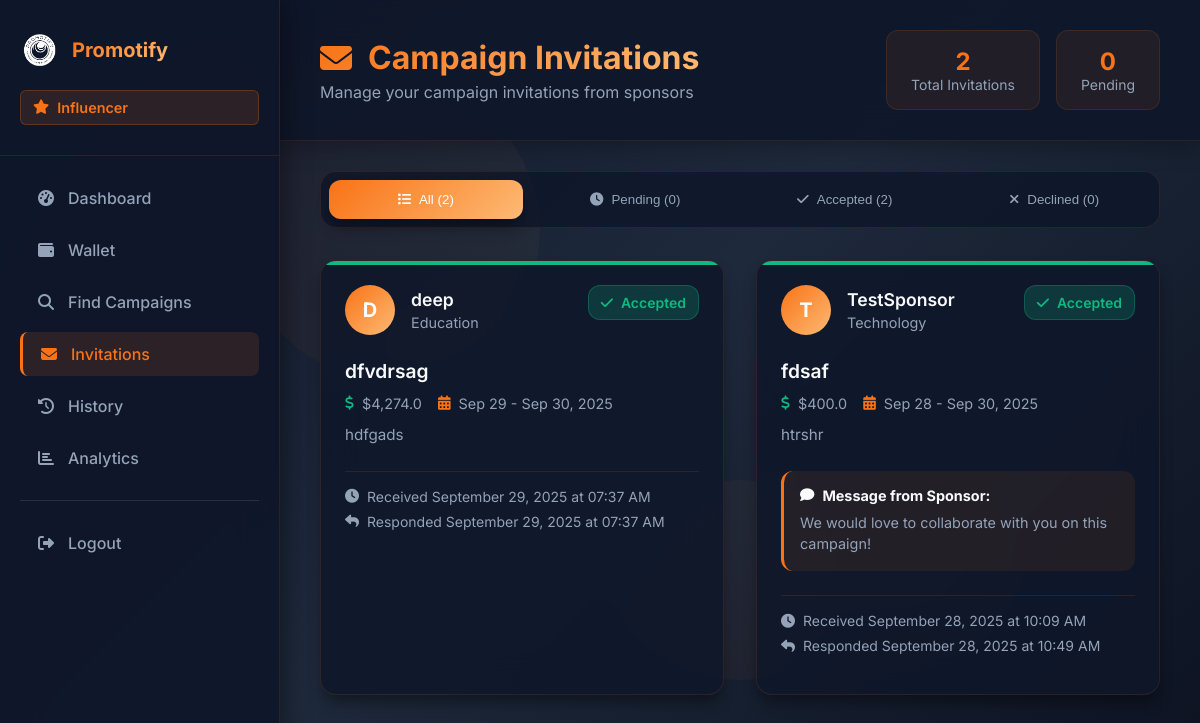
Screenshot of /iinvitations (signed in) with the database file from the repository.
### models.py (models this page shows, shortened)
class CampaignInvitation(db.Model):
    id = db.Column(db.Integer, primary_key=True)
    sponsor_id = db.Column(db.Integer, db.ForeignKey('sponsor.id', ondelete='CASCADE'), nullable=False)
    influencer_id = db.Column(db.Integer, db.ForeignKey('influencer.id', ondelete='CASCADE'), nullable=False)
    campaign_id = db.Column(db.Integer, db.ForeignKey('campaign.id', ondelete='CASCADE'), nullable=False)
    status = db.Column(db.String(20), default='pending')  # 'pending', 'accepted', 'declined'
    message = db.Column(db.Text, nullable=True)  # Optional invitation message from sponsor
    created_at = db.Column(db.DateTime, default=datetime.utcnow)
    responded_at = db.Column(db.DateTime, nullable=True)
    sponsor = db.relationship('Sponsor', backref=db.backref('invitations_sent', lazy=True))
    influencer = db.relationship('Influencer', backref=db.backref('invitations_received', lazy=True))
    campaign = db.relationship('Campaign', backref=db.backref('invitations', lazy=True))

class Sponsor(db.Model):
    id = db.Column(db.Integer, primary_key=True)
    username = db.Column(db.String(15), unique=True, nullable=False)
    email = db.Column(db.String(20), unique=True, nullable=False)
    password = db.Column(db.String(10), nullable=False)
    industry = db.Column(db.String(20), nullable=False)
    wallet_balance = db.Column(db.Float, default=0.0, nullable=False)
    date_joined = db.Column(db.DateTime, default=datetime.utcnow)

class Campaign(db.Model):
    id = db.Column(db.Integer, primary_key=True)
    sponsor_id = db.Column(db.Integer, db.ForeignKey('sponsor.id', ondelete='CASCADE'), nullable=False)
    name = db.Column(db.String(15), nullable=False)
    description = db.Column(db.Text, nullable=True)
    start_date = db.Column(db.Date, nullable=False)
    end_date = db.Column(db.Date, nullable=False)
    budget = db.Column(db.Float, nullable=False)
    status = db.Column(db.String(50))
    created_at = db.Column(db.DateTime, default=datetime.utcnow)
    sponsor = db.relationship('Sponsor', backref=db.backref('campaigns', lazy=True, cascade='all, delete-orphan'))
    influencers = db.relationship('Influencer', secondary='application',
                                  primaryjoin="and_(Campaign.id==Application.campaign_id, Application.status=='accepted')",
                                  backref=db.backref('accepted_campaigns', lazy='dynamic'))

### routes.py (the view)
    @app.route('/iinvitations')
    def influencer_invitations():
        if 'influencer_id' not in session:
            flash('You need to log in first.', 'error')
            return redirect(url_for('influ_log'))
        influencer_id = session['influencer_id']
        influencer = Influencer.query.get(influencer_id)
        invitations = CampaignInvitation.query.filter_by(
            influencer_id=influencer_id
        ).order_by(CampaignInvitation.created_at.desc()).all()
        pending_count = CampaignInvitation.query.filter_by(
            influencer_id=influencer_id,
            status='pending'
        ).count()
        return render_template('influ_invitations.html',
                               influencer=influencer,
                               invitations=invitations,
                               pending_count=pending_count)

### templates/influ_invitations.html (shortened to what this page needs)
<!DOCTYPE html>
<html lang="en">
<head>
    <link rel="stylesheet" href="{{ url_for('static', filename='css/iinvitations.css') }}">
    <link rel="stylesheet" href="https://cdnjs.cloudflare.com/ajax/libs/font-awesome/6.4.0/css/all.min.css">
</head>
<body>
    <div class="background">
        <div class="shape shape-1"></div>
        <div class="shape shape-2"></div>
        <div class="shape shape-3"></div>
    </div>
    <aside class="sidebar">
        <div class="sidebar-header">
            <div class="logo">
                <img src="{{ url_for('static', filename='images/promotify.png') }}" alt="Promotify">
                <span class="logo-text">Promotify</span>
            </div>
            <div class="influencer-badge">
                <i class="fas fa-star"></i>
                <span>Influencer</span>
            </div>
        </div>
        <nav class="sidebar-nav">
            <ul>
                <li class="nav-item">
                    <a href="{{ url_for('influ_dash') }}" class="nav-link">
                        <i class="fas fa-tachometer-alt"></i>
                        <span>Dashboard</span>
                    </a>
                </li>
                <li class="nav-item">
                    <a href="{{ url_for('influencer_wallet') }}" class="nav-link">
                        <i class="fas fa-wallet"></i>
                        <span>Wallet</span>
                    </a>
                </li>
                <li class="nav-item">
                    <a href="{{ url_for('ifind') }}" class="nav-link">
                        <i class="fas fa-search"></i>
                        <span>Find Campaigns</span>
                    </a>
                </li>
                <li class="nav-item active">
                    <a href="{{ url_for('influencer_invitations') }}" class="nav-link">
                        <i class="fas fa-envelope"></i>
                        <span>Invitations</span>
                    </a>
                </li>
                <li class="nav-item">
                    <a href="{{ url_for('influencer_history') }}" class="nav-link">
                        <i class="fas fa-history"></i>
                        <span>History</span>
                    </a>
                </li>
                <li class="nav-item">
                    <a href="{{ url_for('influ_stats') }}" class="nav-link">
                        <i class="fas fa-chart-bar"></i>
                        <span>Analytics</span>
                    </a>
                </li>
                <li class="nav-item logout">
                    <a href="{{ url_for('influ_logout') }}" class="nav-link">
                        <i class="fas fa-sign-out-alt"></i>
                        <span>Logout</span>
                    </a>
                </li>
            </ul>
        </nav>
    </aside>
    <main class="main-content">
        <header class="content-header">
            <div class="header-left">
                <h1><i class="fas fa-envelope"></i> Campaign Invitations</h1>
                <p class="header-subtitle">Manage your campaign invitations from sponsors</p>
            </div>
            <div class="header-stats">
                <div class="stat-card">
                    <div class="stat-number">{{ invitations|length }}</div>
                    <div class="stat-label">Total Invitations</div>
                </div>
                <div class="stat-card">
                    <div class="stat-number">{{ pending_count }}</div>
                    <div class="stat-label">Pending</div>
                </div>
            </div>
        </header>
        <div class="content">
            {% if invitations %}
                <div class="filter-tabs">
                    <button class="tab-btn active" onclick="filterInvitations('all')">
                        <i class="fas fa-list"></i> All ({{ invitations|length }})
                    </button>
                    <button class="tab-btn" onclick="filterInvitations('pending')">
                        <i class="fas fa-clock"></i> Pending ({{ invitations|selectattr('status', 'equalto', 'pending')|list|length }})
                    </button>
                    <button class="tab-btn" onclick="filterInvitations('accepted')">
                        <i class="fas fa-check"></i> Accepted ({{ invitations|selectattr('status', 'equalto', 'accepted')|list|length }})
                    </button>
                    <button class="tab-btn" onclick="filterInvitations('declined')">
                        <i class="fas fa-times"></i> Declined ({{ invitations|selectattr('status', 'equalto', 'declined')|list|length }})
                    </button>
                </div>
                <div class="invitations-grid">
                    {% for invitation in invitations %}
                    <div class="invitation-card {{ invitation.status }}" data-status="{{ invitation.status }}">
                        <div class="invitation-header">
                            <div class="sponsor-info">
                                <div class="sponsor-avatar">
                                    {{ invitation.sponsor.username[0].upper() }}
                                </div>
                                <div class="sponsor-details">
                                    <h3 class="sponsor-name">{{ invitation.sponsor.username }}</h3>
                                    <p class="sponsor-industry">{{ invitation.sponsor.industry }}</p>
                                </div>
                            </div>
                            <div class="invitation-status status-{{ invitation.status }}">
                                {% if invitation.status == 'pending' %}
                                    <i class="fas fa-clock"></i> Pending
                                {% elif invitation.status == 'accepted' %}
                                    <i class="fas fa-check"></i> Accepted
                                {% elif invitation.status == 'declined' %}
                                    <i class="fas fa-times"></i> Declined
                                {% endif %}
                            </div>
                        </div>
                        <div class="campaign-info">
                            <h4 class="campaign-name">{{ invitation.campaign.name }}</h4>
                            <div class="campaign-details">
                                <div class="campaign-budget">
                                    <i class="fas fa-dollar-sign"></i>
                                    ${{ "{:,}".format(invitation.campaign.budget) }}
                                </div>
                                <div class="campaign-duration">
                                    <i class="fas fa-calendar-alt"></i>
                                    {{ invitation.campaign.start_date.strftime('%b %d') }} - {{ invitation.campaign.end_date.strftime('%b %d, %Y') }}
                                </div>
                            </div>
                            {% if invitation.campaign.description %}
                            <p class="campaign-description">
                                {{ invitation.campaign.description[:150] }}
                            </p>
                            {% endif %}
                        </div>
                        {% if invitation.message %}
                        <div class="invitation-message">
                            <h5><i class="fas fa-comment"></i> Message from Sponsor:</h5>
                            <p>{{ invitation.message }}</p>
                        </div>
                        {% endif %}
                        <div class="invitation-meta">
                            <div class="invitation-date">
                                <i class="fas fa-clock"></i>
                                Received {{ invitation.created_at.strftime('%B %d, %Y at %I:%M %p') }}
                            </div>
                            {% if invitation.responded_at %}
                            <div class="response-date">
                                <i class="fas fa-reply"></i>
                                Responded {{ invitation.responded_at.strftime('%B %d, %Y at %I:%M %p') }}
                            </div>
                            {% endif %}
                        </div>
                    </div>
                    {% endfor %}
                </div>
            {% endif %}
        </div>
    </main>
</body>
</html>

### rows the page displays
CampaignInvitation: sponsor "D", sponsor.username "deep", sponsor.industry "Education", status "accepted" (drawn), campaign.name "dfvdrsag", campaign.start_date "Sep 29", campaign.end_date "Sep 30, 2025", campaign "hdfgads", created_at "September 29, 2025 at 07:37 AM", responded_at "September 29, 2025 at 07:37 AM"
Campaign: campaign.budget "4,274.0"
CampaignInvitation: sponsor "T", sponsor.username "TestSponsor", sponsor.industry "Technology", status "accepted" (drawn), campaign.name "fdsaf", campaign.start_date "Sep 28", campaign.end_date "Sep 30, 2025", campaign "htrshr", message "We would love to collaborate with you on this campaign!", created_at "September 28, 2025 at 10:09 AM", responded_at "September 28, 2025 at 10:49 AM"
Campaign: campaign.budget "400.0"

### other values shown
{{ invitations|length }} "2"
{{ pending_count }} "0"
{{ invitations|selectattr('status', 'equalto', 'pending')|list|length }} "0"
{{ invitations|selectattr('status', 'equalto', 'accepted')|list|length }} "2"
{{ invitations|selectattr('status', 'equalto', 'declined')|list|length }} "0"
